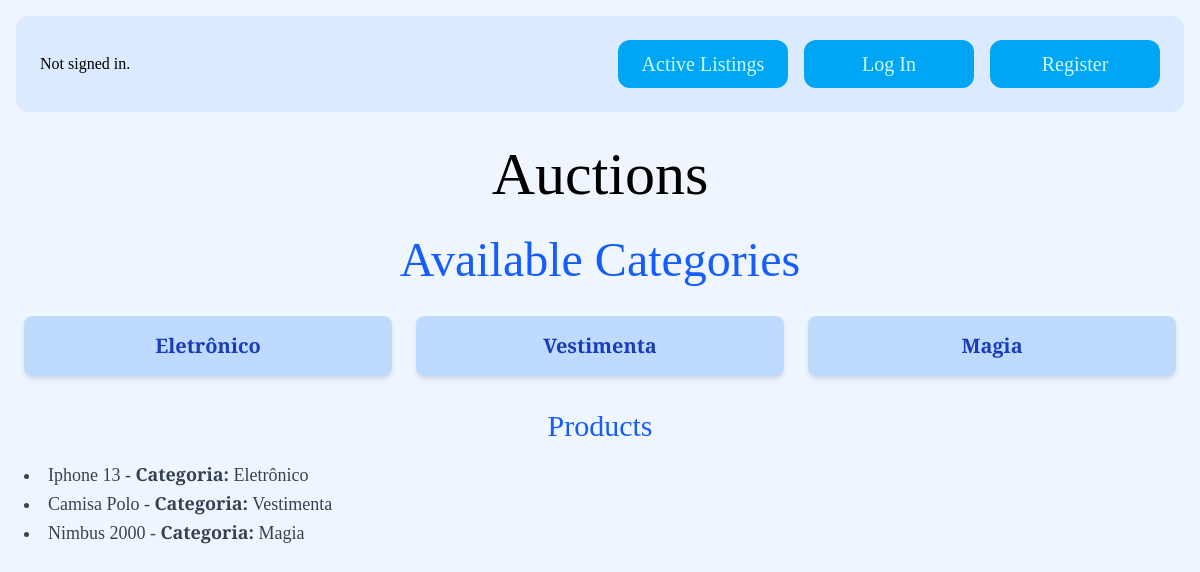
Page /categories/ on the committed database.
### auctions/models.py (models this page shows, shortened)
class Listings(models.Model):
    title = models.CharField(max_length=255)
    description = models.TextField()
    price = models.DecimalField(max_digits=10, decimal_places=2)
    image_url = models.ImageField(upload_to='listing/images', blank=True, null=True)
    category = models.CharField(max_length=255, default='General')
    created_by = models.ForeignKey(User, on_delete=models.CASCADE, blank=True, null=True)
    is_active = models.BooleanField(default=True)

### auctions/views.py (the view)
# urls.py: path("categories/", views.all_categories, name="categories"),
def all_categories(request):
    category_name = request.GET.get('category')
    if category_name:
        listings = Listings.objects.filter(category=category_name)
    else:
        listings = Listings.objects.all()
    categories = Listings.objects.values_list('category', flat=True).distinct()
    return render(request, 'auctions/categories.html', {
        "listings": listings,
        "categories": categories
    })

### auctions/templates/auctions/categories.html
{% extends 'auctions/layout.html' %}
{% block body %}
<div class="container mx-auto mt-8 max-w-6xl">
    <h2 class="text-5xl font-light text-center text-blue-600 mb-8">Available Categories</h2>
    <ul class="grid grid-cols-1 sm:grid-cols-2 lg:grid-cols-3 gap-6 mb-8">
        {% for category in categories %}
            <li class="bg-blue-200 rounded-lg p-4 shadow-md transition-transform transform hover:scale-105 hover:shadow-lg">
                <a href="?category={{ category }}" class="text-blue-800 font-semibold text-xl text-center block">{{ category }}</a>
            </li>
        {% endfor %}
    </ul>
    <h3 class="text-3xl font-light text-center text-blue-600 mb-4">Products</h3>
    <ul class="list-disc list-inside">
        {% for listing in listings %}
            <li class="text-lg text-gray-700">
                {{ listing.title }} - <strong>Categoria:</strong> {{ listing.category }}
            </li>
        {% empty %}
            <li class="text-lg text-gray-500">Nenhum produto encontrado para esta categoria.</li>
        {% endfor %}
    </ul>
</div>
{% endblock %}

### static/css/styles.css (style rules this page uses)
body { font-family: "Alegreya"; overflow-x: hidden; }

### rows in the picture
Listings: title "Iphone 13", category "Eletrônico"
Listings: title "Camisa Polo", category "Vestimenta"
Listings: title "Nimbus 2000", category "Magia"

### other values in the picture
{{ category }} "Eletrônico" "Vestimenta" "Magia"
